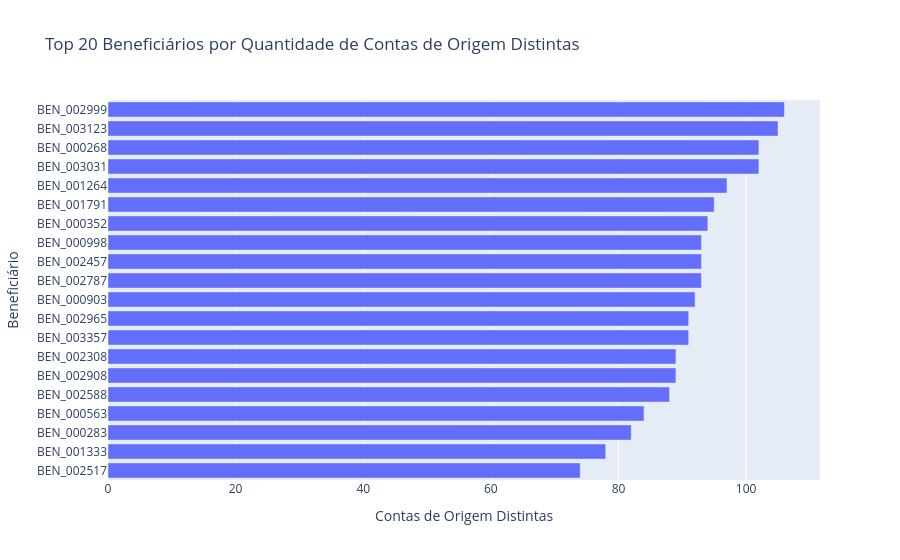

Notebook source saved alongside this figure:
### Code cell
fig = px.bar(
    top_beneficiaries.sort_values("contas_origem_distintas", ascending=True),
    x="contas_origem_distintas",
    y="beneficiario_id",
    orientation="h",
    title="Top 20 Beneficiários por Quantidade de Contas de Origem Distintas",
    labels={
        "contas_origem_distintas": "Contas de Origem Distintas",
        "beneficiario_id": "Beneficiário",
    },
)

fig.show()

### Figure 1 — Plotly figure (JSON) as saved in the notebook; plotly's stock layout.template omitted (floating-point values rounded to 4 significant figures)
{"data": [{"hovertemplate": "Contas de Origem Distintas=%{x}<br>Beneficiário=%{y}<extra></extra>", "legendgroup": "", "marker": {"color": "#636efa", "pattern": {"shape": ""}}, "name": "", "orientation": "h", "showlegend": false, "textposition": "auto", "type": "bar", "x": [74, 78, 82, 84, 88, 89, 89, 91, 91, 92, 93, 93, 93, 94, 95, 97, 102, 102, 105, 106], "xaxis": "x", "y": ["BEN_002517", "BEN_001333", "BEN_000283", "BEN_000563", "BEN_002588", "BEN_002908", "BEN_002308", "BEN_003357", "BEN_002965", "BEN_000903", "BEN_002787", "BEN_002457", "BEN_000998", "BEN_000352", "BEN_001791", "BEN_001264", "BEN_003031", "BEN_000268", "BEN_003123", "BEN_002999"], "yaxis": "y"}], "layout": {"barmode": "relative", "legend": {"tracegroupgap": 0}, "title": {"text": "Top 20 Beneficiários por Quantidade de Contas de Origem Distintas"}, "xaxis": {"anchor": "y", "domain": [0, 1], "title": {"text": "Contas de Origem Distintas"}}, "yaxis": {"anchor": "x", "domain": [0, 1], "title": {"text": "Beneficiário"}}}}
